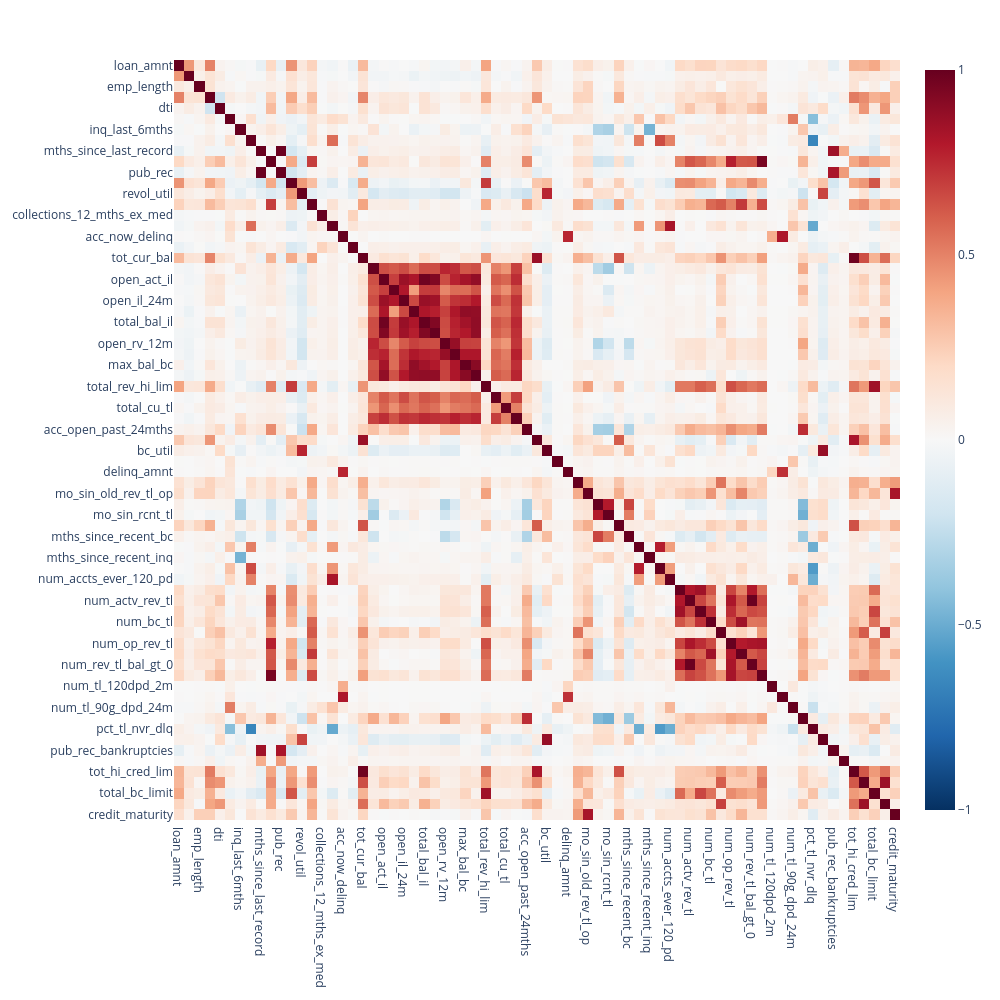
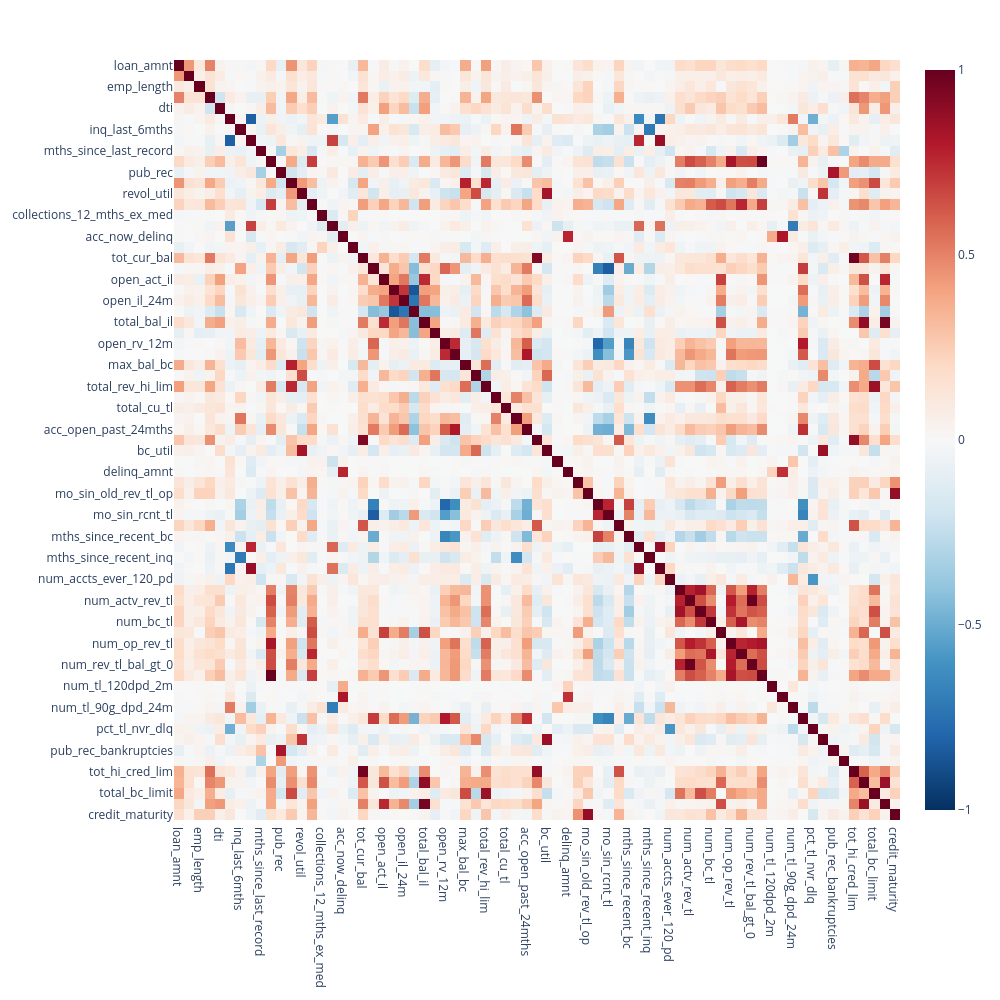

The code cell stored with these charts, in order, in its notebook:
### Code cell
#Checking multicoliniarity on numeric variables
print(X_train.select_dtypes(include=['int64', 'float64',]).shape)
print(X_train_bf_enc.select_dtypes(include=['int64', 'float64',]).shape)
import plotly.express as px

numeric_df = X_train.select_dtypes(include=['int64', 'float64',])

corr_matrix = numeric_df.corr(method='spearman')


fig = px.imshow(
    corr_matrix, 
    text_auto=False, 
    aspect="auto", 
    color_continuous_scale='RdBu_r', 
    zmin=-1, zmax=1
)
fig.update_layout(width=1000, height=1000)
fig.show()

import plotly.express as px

numeric_df = X_train_bf_enc.select_dtypes(include=['int64', 'float64',])

corr_matrix = numeric_df.corr(method='spearman')


fig = px.imshow(
    corr_matrix, 
    text_auto=False, 
    aspect="auto", 
    color_continuous_scale='RdBu_r', 
    zmin=-1, zmax=1
)
fig.update_layout(width=1000, height=1000)
fig.show()

#we can see an artificial multicoliniarity due to imputation so we added the tree model datasets...

### Figure 1 — Plotly figure (JSON) as saved in the notebook; plotly's stock layout.template omitted (floating-point values rounded to 4 significant figures; data arrays with more than 128 entries replaced by an {"elided": "..."} marker saying what was removed)
{"data": [{"coloraxis": "coloraxis", "hovertemplate": "x: %{x}<br>y: %{y}<br>color: %{z}<extra></extra>", "name": "0", "type": "heatmap", "x": ["loan_amnt", "term", "emp_length", "annual_inc", "dti", "delinq_2yrs", "inq_last_6mths", "mths_since_last_delinq", "mths_since_last_record", "open_acc", "pub_rec", "revol_bal", "revol_util", "total_acc", "collections_12_mths_ex_med", "mths_since_last_major_derog", "acc_now_delinq", "tot_coll_amt", "tot_cur_bal", "open_acc_6m", "open_act_il", "open_il_12m", "open_il_24m", "mths_since_rcnt_il", "total_bal_il", "il_util", "open_rv_12m", "open_rv_24m", "max_bal_bc", "all_util", "total_rev_hi_lim", "inq_fi", "total_cu_tl", "inq_last_12m", "acc_open_past_24mths", "avg_cur_bal", "bc_util", "chargeoff_within_12_mths", "delinq_amnt", "mo_sin_old_il_acct", "mo_sin_old_rev_tl_op", "mo_sin_rcnt_rev_tl_op", "mo_sin_rcnt_tl", "mort_acc", "mths_since_recent_bc", "mths_since_recent_bc_dlq", "mths_since_recent_inq", "mths_since_recent_revol_delinq", "num_accts_ever_120_pd", "num_actv_bc_tl", "num_actv_rev_tl", "num_bc_sats", "num_bc_tl", "num_il_tl", "num_op_rev_tl", "num_rev_accts", "num_rev_tl_bal_gt_0", "num_sats", "num_tl_120dpd_2m", "num_tl_30dpd", "num_tl_90g_dpd_24m", "num_tl_op_past_12m", "pct_tl_nvr_dlq", "percent_bc_gt_75", "pub_rec_bankruptcies", "tax_liens", "tot_hi_cred_lim", "total_bal_ex_mort", "total_bc_limit", "total_il_high_credit_limit", "credit_maturity"], "xaxis": "x", "y": ["loan_amnt", "term", "emp_length", "annual_inc", "dti", "delinq_2yrs", "inq_last_6mths", "mths_since_last_delinq", "mths_since_last_record", "open_acc", "pub_rec", "revol_bal", "revol_util", "total_acc", "collections_12_mths_ex_med", "mths_since_last_major_derog", "acc_now_delinq", "tot_coll_amt", "tot_cur_bal", "open_acc_6m", "open_act_il", "open_il_12m", "open_il_24m", "mths_since_rcnt_il", "total_bal_il", "il_util", "open_rv_12m", "open_rv_24m", "max_bal_bc", "all_util", "total_rev_hi_lim", "inq_fi", "total_cu_tl", "inq_last_12m", "acc_open_past_24mths", "avg_cur_bal", "bc_util", "chargeoff_within_12_mths", "delinq_amnt", "mo_sin_old_il_acct", "mo_sin_old_rev_tl_op", "mo_sin_rcnt_rev_tl_op", "mo_sin_rcnt_tl", "mort_acc", "mths_since_recent_bc", "mths_since_recent_bc_dlq", "mths_since_recent_inq", "mths_since_recent_revol_delinq", "num_accts_ever_120_pd", "num_actv_bc_tl", "num_actv_rev_tl", "num_bc_sats", "num_bc_tl", "num_il_tl", "num_op_rev_tl", "num_rev_accts", "num_rev_tl_bal_gt_0", "num_sats", "num_tl_120dpd_2m", "num_tl_30dpd", "num_tl_90g_dpd_24m", "num_tl_op_past_12m", "pct_tl_nvr_dlq", "percent_bc_gt_75", "pub_rec_bankruptcies", "tax_liens", "tot_hi_cred_lim", "total_bal_ex_mort", "total_bc_limit", "total_il_high_credit_limit", "credit_maturity"], "yaxis": "y", "z": {"elided": "71x71 float values"}}], "layout": {"coloraxis": {"cmax": 1, "cmin": -1, "colorscale": [[0, "rgb(5,48,97)"], [0.1, "rgb(33,102,172)"], [0.2, "rgb(67,147,195)"], [0.3, "rgb(146,197,222)"], [0.4, "rgb(209,229,240)"], [0.5, "rgb(247,247,247)"], [0.6, "rgb(253,219,199)"], [0.7, "rgb(244,165,130)"], [0.8, "rgb(214,96,77)"], [0.9, "rgb(178,24,43)"], [1, "rgb(103,0,31)"]]}, "height": 1000, "margin": {"t": 60}, "width": 1000, "xaxis": {"anchor": "y", "domain": [0, 1]}, "yaxis": {"anchor": "x", "autorange": "reversed", "domain": [0, 1]}}}

### Figure 2 — Plotly figure (JSON) as saved in the notebook; plotly's stock layout.template omitted (floating-point values rounded to 4 significant figures; data arrays with more than 128 entries replaced by an {"elided": "..."} marker saying what was removed)
{"data": [{"coloraxis": "coloraxis", "hovertemplate": "x: %{x}<br>y: %{y}<br>color: %{z}<extra></extra>", "name": "0", "type": "heatmap", "x": ["loan_amnt", "term", "emp_length", "annual_inc", "dti", "delinq_2yrs", "inq_last_6mths", "mths_since_last_delinq", "mths_since_last_record", "open_acc", "pub_rec", "revol_bal", "revol_util", "total_acc", "collections_12_mths_ex_med", "mths_since_last_major_derog", "acc_now_delinq", "tot_coll_amt", "tot_cur_bal", "open_acc_6m", "open_act_il", "open_il_12m", "open_il_24m", "mths_since_rcnt_il", "total_bal_il", "il_util", "open_rv_12m", "open_rv_24m", "max_bal_bc", "all_util", "total_rev_hi_lim", "inq_fi", "total_cu_tl", "inq_last_12m", "acc_open_past_24mths", "avg_cur_bal", "bc_util", "chargeoff_within_12_mths", "delinq_amnt", "mo_sin_old_il_acct", "mo_sin_old_rev_tl_op", "mo_sin_rcnt_rev_tl_op", "mo_sin_rcnt_tl", "mort_acc", "mths_since_recent_bc", "mths_since_recent_bc_dlq", "mths_since_recent_inq", "mths_since_recent_revol_delinq", "num_accts_ever_120_pd", "num_actv_bc_tl", "num_actv_rev_tl", "num_bc_sats", "num_bc_tl", "num_il_tl", "num_op_rev_tl", "num_rev_accts", "num_rev_tl_bal_gt_0", "num_sats", "num_tl_120dpd_2m", "num_tl_30dpd", "num_tl_90g_dpd_24m", "num_tl_op_past_12m", "pct_tl_nvr_dlq", "percent_bc_gt_75", "pub_rec_bankruptcies", "tax_liens", "tot_hi_cred_lim", "total_bal_ex_mort", "total_bc_limit", "total_il_high_credit_limit", "credit_maturity"], "xaxis": "x", "y": ["loan_amnt", "term", "emp_length", "annual_inc", "dti", "delinq_2yrs", "inq_last_6mths", "mths_since_last_delinq", "mths_since_last_record", "open_acc", "pub_rec", "revol_bal", "revol_util", "total_acc", "collections_12_mths_ex_med", "mths_since_last_major_derog", "acc_now_delinq", "tot_coll_amt", "tot_cur_bal", "open_acc_6m", "open_act_il", "open_il_12m", "open_il_24m", "mths_since_rcnt_il", "total_bal_il", "il_util", "open_rv_12m", "open_rv_24m", "max_bal_bc", "all_util", "total_rev_hi_lim", "inq_fi", "total_cu_tl", "inq_last_12m", "acc_open_past_24mths", "avg_cur_bal", "bc_util", "chargeoff_within_12_mths", "delinq_amnt", "mo_sin_old_il_acct", "mo_sin_old_rev_tl_op", "mo_sin_rcnt_rev_tl_op", "mo_sin_rcnt_tl", "mort_acc", "mths_since_recent_bc", "mths_since_recent_bc_dlq", "mths_since_recent_inq", "mths_since_recent_revol_delinq", "num_accts_ever_120_pd", "num_actv_bc_tl", "num_actv_rev_tl", "num_bc_sats", "num_bc_tl", "num_il_tl", "num_op_rev_tl", "num_rev_accts", "num_rev_tl_bal_gt_0", "num_sats", "num_tl_120dpd_2m", "num_tl_30dpd", "num_tl_90g_dpd_24m", "num_tl_op_past_12m", "pct_tl_nvr_dlq", "percent_bc_gt_75", "pub_rec_bankruptcies", "tax_liens", "tot_hi_cred_lim", "total_bal_ex_mort", "total_bc_limit", "total_il_high_credit_limit", "credit_maturity"], "yaxis": "y", "z": {"elided": "71x71 float values"}}], "layout": {"coloraxis": {"cmax": 1, "cmin": -1, "colorscale": [[0, "rgb(5,48,97)"], [0.1, "rgb(33,102,172)"], [0.2, "rgb(67,147,195)"], [0.3, "rgb(146,197,222)"], [0.4, "rgb(209,229,240)"], [0.5, "rgb(247,247,247)"], [0.6, "rgb(253,219,199)"], [0.7, "rgb(244,165,130)"], [0.8, "rgb(214,96,77)"], [0.9, "rgb(178,24,43)"], [1, "rgb(103,0,31)"]]}, "height": 1000, "margin": {"t": 60}, "width": 1000, "xaxis": {"anchor": "y", "domain": [0, 1]}, "yaxis": {"anchor": "x", "autorange": "reversed", "domain": [0, 1]}}}
